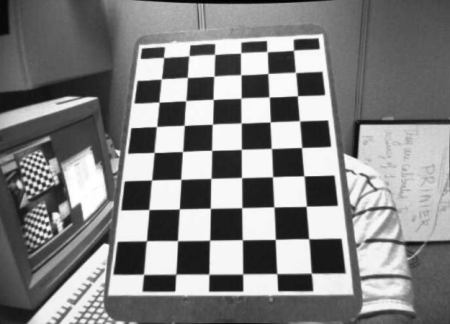
#> input picture PSI5790/aula3/inputs/calib_result.jpg, 450 x 324 px
$ python ex1.py
#> lines starting #> are read from the running program, lines starting #| are printed output that depends on the picture
"""
[PSI5790 aula 3. Lição de casa #1/2. Vale 5.] [Se quiser, pode usar IA para fazer este exer-
cício. Neste caso, declare se você usou ou não IA, qual foi o modelo e qual foi o prompt de
entrada.] Corrija a deformação em perspectiva do tabuleiro de xadrez abaixo, gerando uma
imagem onde cada casa do tabuleiro é um quadrado alinhado aos eixos do sistema de coorde-
nadas. Consequentemente, o tabuleiro todo será um retângulo alinhado aos eixos do sistema
de coordenadas.
Nota: Você não precisa determinar automaticamente as esquinas do tabuleiro. Pode colocar
no seu programa, manualmente, as suas coordenadas.
"""


import cv2
import numpy as np
import os


def corrigir_perspectiva_imagem_inteira(
    image_path,
    output_path,
    src_pts,
    board_cols=8,
    board_rows=8,
    square_size=80,
    margin=200
):
    """
    Corrige a perspectiva da imagem inteira usando os 4 cantos do tabuleiro.

    image_path: caminho da imagem original
    output_path: caminho da imagem de saída
    src_pts: 4 cantos do tabuleiro na imagem original, na ordem:
             [sup_esq, sup_dir, inf_dir, inf_esq]
    board_cols, board_rows: dimensões do tabuleiro
    square_size: tamanho desejado de cada casa na imagem corrigida
    margin: margem ao redor do tabuleiro na imagem final
    """
#> called with image_path = 'inputs/calib_result.jpg', board_cols = 8, board_rows = 8, square_size = 100, margin = 250

    img = cv2.imread(image_path)
#> img is the input picture: shape (324, 450, 3); min 0, max 255, mean 130.5
    if img is None:
        raise FileNotFoundError(f"Não foi possível abrir {image_path}")

    h_img, w_img = img.shape[:2]
#> h_img = 324; w_img = 450

    # tamanho desejado do tabuleiro retificado
    board_w = board_cols * square_size
    board_h = board_rows * square_size

    # colocamos o tabuleiro dentro de uma tela maior
    dst_pts = np.array([
        [margin, margin],
        [margin + board_w - 1, margin],
        [margin + board_w - 1, margin + board_h - 1],
        [margin, margin + board_h - 1]
    ], dtype=np.float32)

    src_pts = np.array(src_pts, dtype=np.float32)

    # homografia
    H = cv2.getPerspectiveTransform(src_pts, dst_pts)

    # transformamos também os 4 cantos da imagem original
    corners_img = np.array([
        [0, 0],
        [w_img - 1, 0],
        [w_img - 1, h_img - 1],
        [0, h_img - 1]
    ], dtype=np.float32).reshape(-1, 1, 2)
#> corners_img = [[0, 0], [449, 0], [449, 323], [0, 323]]

    transformed_corners = cv2.perspectiveTransform(corners_img, H).reshape(-1, 2)

    # junta cantos da imagem transformada com os pontos do tabuleiro destino
    all_pts = np.vstack([transformed_corners, dst_pts])

    min_x = int(np.floor(np.min(all_pts[:, 0])))
#> min_x = -456
    min_y = int(np.floor(np.min(all_pts[:, 1])))
#> min_y = 20
    max_x = int(np.ceil(np.max(all_pts[:, 0])))
#> max_x = 1581
    max_y = int(np.ceil(np.max(all_pts[:, 1])))
#> max_y = 1116

    # translada para garantir tudo dentro da imagem final
    tx = -min_x if min_x < 0 else 0
#> tx = 456
    ty = -min_y if min_y < 0 else 0

    T = np.array([
        [1, 0, tx],
        [0, 1, ty],
        [0, 0, 1]
    ], dtype=np.float32)

    H_final = T @ H

    out_w = max_x - min_x
    out_h = max_y - min_y

    warped = cv2.warpPerspective(img, H_final, (out_w, out_h))
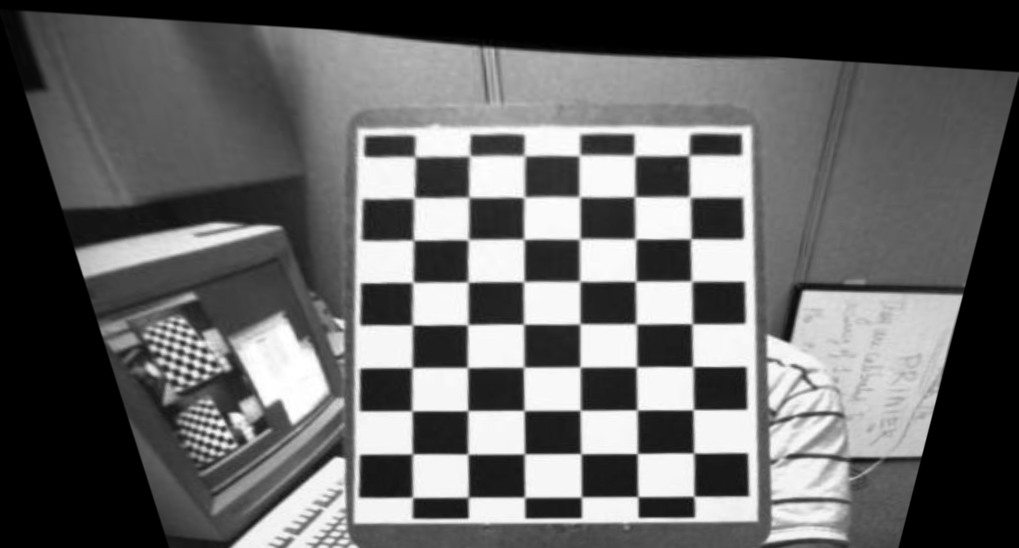
#> warped: shape (1096, 2037, 3) (shown at 1/2 size); min 0, max 255, mean 101.3

    os.makedirs(os.path.dirname(output_path) or ".", exist_ok=True)
    cv2.imwrite(output_path, warped)

    return warped, H_final


if __name__ == "__main__":
    # EXEMPLO: substitua pelos cantos reais do seu tabuleiro
    pontos_origem = [
        [137, 43],   # canto superior esquerdo
        [323, 33],  # canto superior direito
        [350, 297],  # canto inferior direito
        [107, 296]    # canto inferior esquerdo
    ]

    img_out, H = corrigir_perspectiva_imagem_inteira(
        image_path="inputs/calib_result.jpg",
        output_path="outputs/tabuleiro_imagem_inteira_corrigida.jpg",
        src_pts=pontos_origem,
        board_cols=8,
        board_rows=8,
        square_size=100,
        margin=250
    )
#> H = [[5.2, 1.53, 0.217], [0.326, 4.88, 20.89], [0.000324, 0.00134, 1]]

    print("Imagem salva em outputs/tabuleiro_imagem_inteira_corrigida.jpg")
    print("Homografia final:")
    print(H)
#| [[5.19559907e+00 1.53480947e+00 2.16731452e-01]
#|  [3.25570982e-01 4.88391091e+00 2.08881145e+01]
#|  [3.24009440e-04 1.33973813e-03 1.00000000e+00]]
